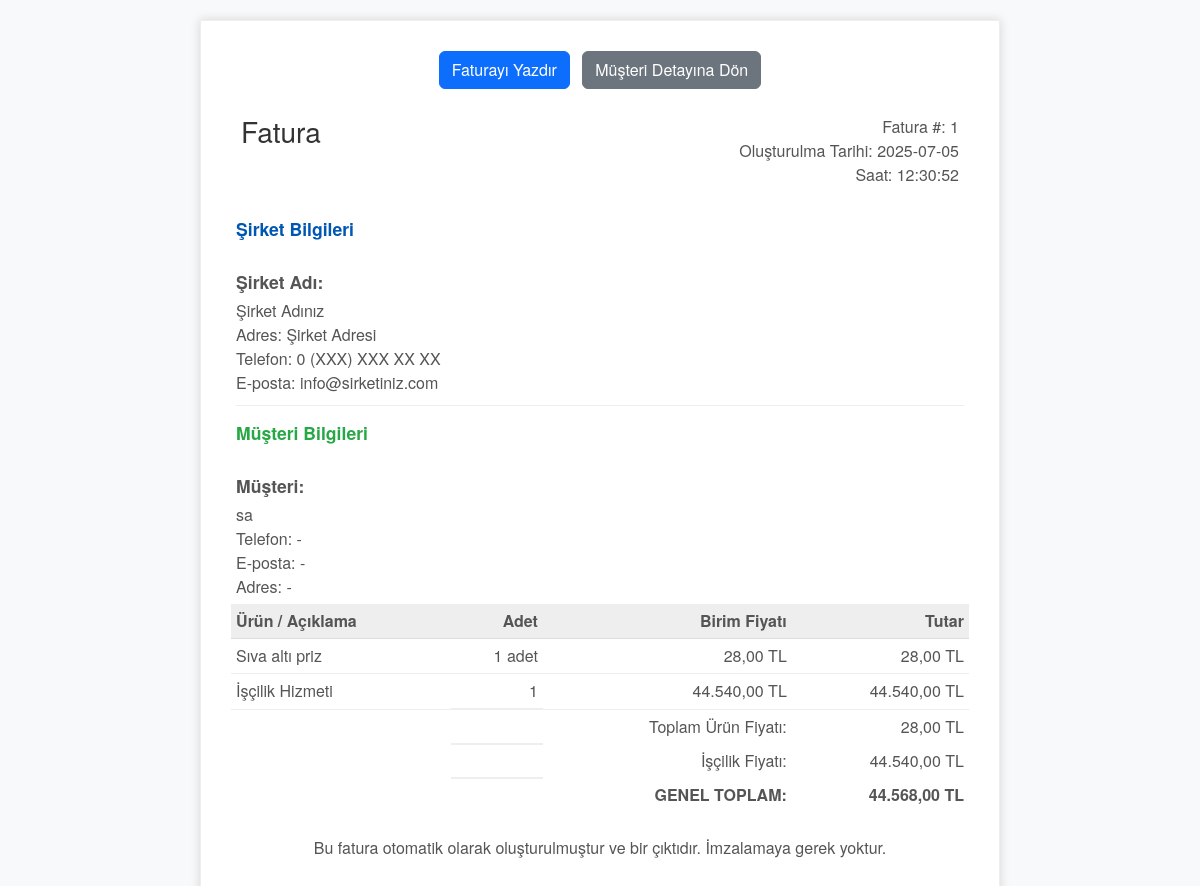
Page /fatura/1 (signed in) on the committed database.
### tables this page shows
CREATE TABLE satislar (
            id INTEGER PRIMARY KEY AUTOINCREMENT,
            musteri_id INTEGER NOT NULL,
            satis_tarihi TEXT NOT NULL,
            toplam_urun_fiyati REAL NOT NULL,
            iscilik_fiyati REAL DEFAULT 0.0,
            ek_notlar TEXT,
            FOREIGN KEY (musteri_id) REFERENCES musteriler (id)
        );

CREATE TABLE ayarlar (
            id INTEGER PRIMARY KEY AUTOINCREMENT,
            sirket_adi TEXT,
            adres TEXT,
            telefon TEXT,
            eposta TEXT,
            düsuk_stok_esigi INTEGER DEFAULT 10
        );

CREATE TABLE musteriler (
            id INTEGER PRIMARY KEY AUTOINCREMENT,
            ad_soyad TEXT NOT NULL,
            telefon TEXT,
            adres TEXT,
            eposta TEXT,
            ekleyen_kullanici_id INTEGER,
            FOREIGN KEY (ekleyen_kullanici_id) REFERENCES kullanicilar (id)
        );

CREATE TABLE satis_detaylari (
            id INTEGER PRIMARY KEY AUTOINCREMENT,
            satis_id INTEGER NOT NULL,
            urun_id INTEGER NOT NULL,
            satilan_adet INTEGER NOT NULL,
            birim_satis_fiyati REAL NOT NULL,
            FOREIGN KEY (satis_id) REFERENCES satislar (id),
            FOREIGN KEY (urun_id) REFERENCES urunler (id)
        );

CREATE TABLE urunler (
            id INTEGER PRIMARY KEY AUTOINCREMENT,
            ad TEXT NOT NULL,
            stok INTEGER NOT NULL,
            alis_fiyat REAL NOT NULL,
            satis_fiyat REAL NOT NULL,
            birim TEXT NOT NULL,
            kategori TEXT NOT NULL
        );

### app.py (the view)
@app.route('/fatura/<int:satis_id>')
@login_required
def fatura(satis_id):
    conn = get_db_connection()
    satis = conn.execute('SELECT * FROM satislar WHERE id = ?', (satis_id,)).fetchone()
    if satis is None:
        conn.close()
        flash('Fatura bulunamadı!', 'danger')
        return redirect(url_for('anasayfa'))
    musteri = conn.execute('SELECT * FROM musteriler WHERE id = ?', (satis['musteri_id'],)).fetchone()
    if musteri is None:
        conn.close()
        flash('Müşteri bulunamadı!', 'danger')
        return redirect(url_for('anasayfa'))
    urun_kalemleri = conn.execute('''
        SELECT
            sd.satilan_adet,
            sd.birim_satis_fiyati,
            u.ad AS urun_ad,
            u.birim AS urun_birim
        FROM satis_detaylari sd
        JOIN urunler u ON sd.urun_id = u.id
        WHERE sd.satis_id = ?
    ''', (satis_id,)).fetchall()
    sirket_bilgileri = conn.execute('SELECT * FROM ayarlar WHERE id = 1').fetchone()
    if sirket_bilgileri is None:
        sirket_bilgileri = sqlite3.Row(None, ('Şirket Adı Yok', '', '', ''))
    kategoriler = conn.execute('SELECT DISTINCT kategori FROM urunler ORDER BY kategori').fetchall()
    conn.close()
    toplam_urun_fiyati = satis['toplam_urun_fiyati']
    iscilik_fiyati = satis['iscilik_fiyati']
    genel_toplam = toplam_urun_fiyati + iscilik_fiyati
    return render_template('fatura.html',
                           satis=satis,
                           musteri=musteri,
                           urun_kalemleri=urun_kalemleri,
                           genel_toplam=genel_toplam,
                           sirket_bilgileri=sirket_bilgileri,
                           kategoriler=kategoriler)

### app.py (called while the page is built)
def format_tl(value):
    if value is None:
        return "0,00 TL"
    try:
        formatted_value = "{:,.2f}".format(float(value))
        return formatted_value.replace(",", "X").replace(".", ",").replace("X", ".") + " TL"
    except (ValueError, TypeError):
        return str(value) + " TL"

def get_db_connection():
    conn = sqlite3.connect('stok.db')
    conn.row_factory = sqlite3.Row
    return conn

def login_required(f):
    @wraps(f)
    def decorated_function(*args, **kwargs):
        if 'kullanici_id' not in session:
            flash('Bu sayfaya erişmek için giriş yapmalısınız.', 'danger')
            return redirect(url_for('giris'))
        return f(*args, **kwargs)
    return decorated_function

### templates/fatura.html (shortened to what this page needs)
<!DOCTYPE html>
<html lang="tr">
<head>
    <link href="https://cdn.jsdelivr.net/npm/bootstrap@5.3.3/dist/css/bootstrap.min.css" rel="stylesheet">
    <link rel="stylesheet" href="https://cdnjs.cloudflare.com/ajax/libs/font-awesome/6.0.0-beta3/css/all.min.css" />
</head>
<body>
    <div class="invoice-box">
        <div class="row no-print mb-3">
            <div class="col-12 text-center">
                <button onclick="window.print()" class="btn btn-primary me-2">Faturayı Yazdır</button>
                <a href="{{ url_for('musteri_detay', musteri_id=satis['musteri_id']) }}" class="btn btn-secondary">Müşteri Detayına Dön</a>
            </div>
        </div>
        <table cellpadding="0" cellspacing="0">
            <tr class="top">
                <td colspan="4">
                    <table>
                        <tr>
                            <td class="title">
                                <div class="invoice-header">
                                    <h2>Fatura</h2>
                                </div>
                            </td>
                            <td class="text-right">
                                Fatura #: {{ satis['id'] }}<br>
                                Oluşturulma Tarihi: {{ satis['satis_tarihi'].split(' ')[0] }}<br>
                                Saat: {{ satis['satis_tarihi'].split(' ')[1] }}
                            </td>
                        </tr>
                    </table>
                </td>
            </tr>
            <tr class="information">
                <td colspan="4">
                    <div class="info-block">
                        <strong style="color: #0056b3;">Şirket Bilgileri</strong><br>
                        <strong>Şirket Adı:</strong> {{ sirket_bilgileri['sirket_adi'] if sirket_bilgileri and sirket_bilgileri['sirket_adi'] else 'Ayarlanmadı' }}<br>
                        Adres: {{ sirket_bilgileri['adres'] if sirket_bilgileri and sirket_bilgileri['adres'] else 'Ayarlanmadı' }}<br>
                        Telefon: {{ sirket_bilgileri['telefon'] if sirket_bilgileri and sirket_bilgileri['telefon'] else 'Ayarlanmadı' }}<br>
                        E-posta: {{ sirket_bilgileri['eposta'] if sirket_bilgileri and sirket_bilgileri['eposta'] else 'Ayarlanmadı' }}<br>
                    </div>
                    <div class="info-block last">
                        <strong style="color: #28a745;">Müşteri Bilgileri</strong><br>
                        <strong>Müşteri:</strong> {{ musteri['ad_soyad'] }}<br>
                        Telefon: {{ musteri['telefon'] if musteri['telefon'] else '-' }}<br>
                        E-posta: {{ musteri['eposta'] if musteri['eposta'] else '-' }}<br>
                        Adres: {{ musteri['adres'] if musteri['adres'] else '-' }}
                    </div>
                </td>
            </tr>
            <tr class="heading">
                <td>Ürün / Açıklama</td>
                <td class="text-right">Adet</td>
                <td class="text-right">Birim Fiyatı</td>
                <td class="text-right">Tutar</td>
            </tr>
            {% for kalem in urun_kalemleri %}
            <tr class="item">
                <td>{{ kalem['urun_ad'] }}</td>
                <td class="text-right">{{ kalem['satilan_adet'] }} {{ kalem['urun_birim'] }}</td>
                <td class="text-right">{{ kalem['birim_satis_fiyati'] | format_tl }}</td>
                <td class="text-right">{{ (kalem['satilan_adet'] * kalem['birim_satis_fiyati']) | format_tl }}</td>
            </tr>
            {% endfor %}
            {% if urun_kalemleri|length == 0 and satis['iscilik_fiyati'] > 0 %}
                <tr class="item">
                    <td>İşçilik Hizmeti</td>
                    <td class="text-right">1</td>
                    <td class="text-right">{{ satis['iscilik_fiyati'] | format_tl }}</td>
                    <td class="text-right">{{ satis['iscilik_fiyati'] | format_tl }}</td>
                </tr>
            {% elif urun_kalemleri|length > 0 and satis['iscilik_fiyati'] > 0 %}
                 <tr class="item">
                    <td>İşçilik Hizmeti</td>
                    <td class="text-right">1</td>
                    <td class="text-right">{{ satis['iscilik_fiyati'] | format_tl }}</td>
                    <td class="text-right">{{ satis['iscilik_fiyati'] | format_tl }}</td>
                </tr>
            {% endif %}
            <tr class="total">
                <td></td>
                <td></td>
                <td class="text-right">Toplam Ürün Fiyatı:</td>
                <td class="text-right">{{ satis['toplam_urun_fiyati'] | format_tl }}</td>
            </tr>
            {% if satis['iscilik_fiyati'] > 0 %}
            <tr class="total">
                <td></td>
                <td></td>
                <td class="text-right">İşçilik Fiyatı:</td>
                <td class="text-right">{{ satis['iscilik_fiyati'] | format_tl }}</td>
            </tr>
            {% endif %}
            <tr class="total">
                <td></td>
                <td></td>
                <td class="text-right"><strong>GENEL TOPLAM:</strong></td>
                <td class="text-right"><strong>{{ genel_toplam | format_tl }}</strong></td>
            </tr>
        </table>
        <p class="text-center mt-4 no-print">Bu fatura otomatik olarak oluşturulmuştur ve bir çıktıdır. İmzalamaya gerek yoktur.</p>
    </div>
</body>
</html>

### templates/fatura.html (style rules this page uses)
body { font-family: 'Segoe UI', Tahoma, Geneva, Verdana, sans-serif; background-color: #f8f9fa; color: #343a40; padding: 20px; }
.invoice-box { max-width: 800px; margin: auto; padding: 30px; border: 1px solid #eee; box-shadow: 0 0 10px rgba(0, 0, 0, .15); font-size: 16px; line-height: 24px; font-family: 'Helvetica Neue', 'Helvetica', Helvetica, Arial, sans-serif; color: #555; background-color: #fff; }
.invoice-box table { width: 100%; line-height: inherit; text-align: left; }
.invoice-box table td { padding: 5px; vertical-align: top; }
.invoice-box table tr td:nth-child(2) { text-align: right; }
.invoice-box table tr.top table td { padding-bottom: 20px; }
.invoice-box table tr.top table td.title { font-size: 45px; line-height: 45px; color: #333; }
.invoice-box table tr.heading td { background: #eee; border-bottom: 1px solid #ddd; font-weight: bold; }
.invoice-box table tr.item td { border-bottom: 1px solid #eee; }
.invoice-box table tr.total td:nth-child(2) { border-top: 2px solid #eee; font-weight: bold; }
.invoice-header { display: flex; align-items: center; margin-bottom: 20px; }
.invoice-header h2 { margin: 0; color: #333; font-size: 28px; }
.text-right { text-align: right !important; }
.info-block { margin-bottom: 15px; border-bottom: 1px solid #eee; padding-bottom: 10px; }
.info-block.last { border-bottom: none; padding-bottom: 0; margin-bottom: 0; }
.info-block strong { font-size: 1.1em; display: block; margin-bottom: 5px; }

### rows in the picture
satislar: id "1", satis_tarihi "2025-07-05", satis_tarihi "12:30:52", iscilik_fiyati "44.540,00 TL", toplam_urun_fiyati "28,00 TL"
ayarlar: sirket_adi "Şirket Adınız", adres "Şirket Adresi", telefon "0 (XXX) XXX XX XX", eposta "info@sirketiniz.com"
musteriler: ad_soyad "sa", telefon "-", eposta "-", adres "-"
satis_detaylari: urun_ad "Sıva altı priz", satilan_adet "1", urun_birim "adet", birim_satis_fiyati "28,00 TL", satilan_adet+birim_satis_fiyati "28,00 TL"

### other values in the picture
{{ genel_toplam | format_tl }} "44.568,00 TL"
